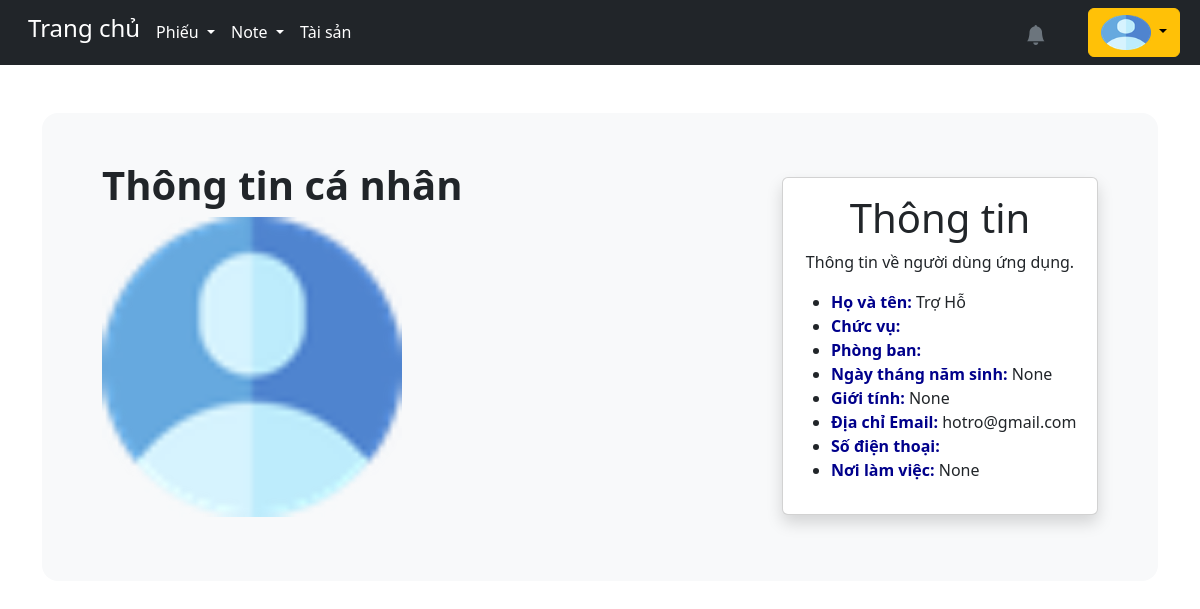
The page /accounts/profile_user/4/ (signed in) on the database as committed earlier.
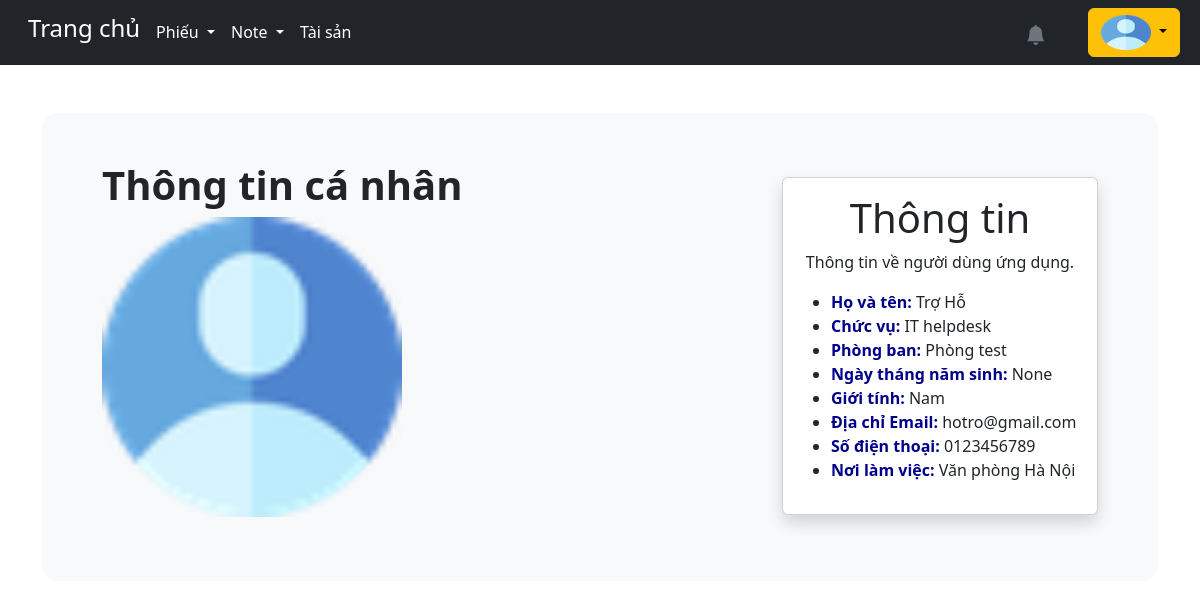
The same page on the database as committed later.
### accounts/models.py (models this page shows, shortened)
class User(AbstractUser):
    is_customer = models.BooleanField(default=False)
    is_engineer = models.BooleanField(default=False)
    email = models.EmailField(unique=False)
    username = models.CharField(max_length=1000, unique=True)
    first_name = models.CharField(max_length=20, default='')
    last_name = models.CharField(max_length=100, default='')
    avatar = ProcessedImageField(upload_to=user_directory_path,
                                 processors=[ResizeToFill(500, 500)],
                                 format='PNG',  # Đổi từ JPEG sang PNG
                                 options={'quality': 90},
                                 default='avatars/avt.jpg',
                                 blank=True,
                                 null=True)
    avatar_small = ImageSpecField(source='avatar',
                                  processors=[ResizeToFill(100, 100)],
                                  format='PNG',
                                  options={'quality': 50})
    avatar_medium = ImageSpecField(source='avatar',
                                   processors=[ResizeToFill(500, 500)],
                                   format='PNG',
                                   options={'quality': 90})
    school = models.CharField(max_length=200, null=True)
    PLACES_CHOICES = (
        ('Ban lãnh đạo','Ban lãnh đạo'),
        ('Phòng mầm non 1', 'Phòng mầm non 1'),
        ('Phòng mầm non 2', 'Phòng mầm non 2'),
        ('Phòng mầm non 3', 'Phòng mầm non 3'),
        ('Phòng tiểu học', 'Phòng tiểu học'),
        ('Phòng hành chính', 'Phòng hành chính'),
        ('Ban kiểm soát', 'Ban kiểm soát'),
        ('Phòng kế toán', 'Phòng kế toán'),
        ('Phòng kinh doanh marketing', 'Phòng kinh doanh marketing'),
        ('Phòng nhân sự', 'Phòng nhân sự'),
        ('Học viện Enspire Láng Hạ','Học viện Enspire Láng Hạ'),
        ('Enspire Hải Phòng', 'Enspire Hải Phòng'),
        ('Phòng công nghệ', 'Phòng công nghệ'),
        ('Phòng R&D mầm non', 'Phòng R&D mầm non'),
    )
    work_place = models.CharField(max_length=50, default='', blank=True, null=True)
    date_of_birth = models.DateField(null=True, blank=True)
    phone_regex = RegexValidator (regex=r'^\+?1?\d{9,15}$', message="Lỗi, hãy nhập lại!")
    phone = models.CharField(validators=[phone_regex], max_length=10, blank=True)
    GENDER_CHOICES = (
        ('Nam', 'Male'),
        ('Nữ', 'Female'),
        ('Khác', 'Other'),
    )
    gender = models.CharField(max_length=4, choices=GENDER_CHOICES, blank=True, null=True)
    title = models.CharField(max_length=1000, default='')

### accounts/views.py (the view)
# urls.py: path('profile_user/<str:user_id>/', views.profile_user, name='profile_user'),
@login_required
def profile_user (request, user_id):
    user = get_object_or_404(User, id=user_id)
    return render(request, 'accounts/profile_user.html', {'user': user})

### templates/accounts/profile_user.html (shortened to what this page needs)
{% extends "base.html" %}
{% load static %}
{% load widget_tweaks %}
{% block content %}
<link href="{% static 'css/lightbox.min.css' %}" rel="stylesheet" />
    <div id="content" style="display:none;">
<div class="container-fluid">
    <div class="row p-5 mb-4 bg-light rounded-4">
        <div class="col-md-8">
            <div class="py-8">
                <h1 class="display-6 fw-bold">Thông tin cá nhân</h1>
            </div>
<div class = 'col-md-6'>
            <p>
		<a href="{% if user.avatar_medium %}{{ user.avatar_medium.url }}{% else %}{% static 'media/avatars/avt.jpg' %}{% endif %}" data-lightbox="profile-image" data-title="{{user.last_name}} {{user.first_name}}">
                <img src="{% if user.avatar_medium %}{{ user.avatar_medium.url }}{% else %}{% static 'media/avatars/avt.jpg' %}{% endif %}" class="profile-image img-fluid" alt="avatar"></a>
	   </p>
</div>
        </div>
        <div class="col-md-4 col-sm-12 order-md-1 order-12">
            <div class="card shadow">
                <div class="card-body">
                    <div class="py-6">
                        <center><h2 class="display-6">Thông tin</h2>
                        <p>Thông tin về người dùng ứng dụng.</p></center>
                        <ul class="icon-list">
                            <li><b><a style="color:darkblue;">Họ và tên:</a></b> {{user.last_name}} {{user.first_name}}</li>
                            <li><b><a style="color:darkblue;">Chức vụ:</a></b> {{user.title}}</li>
                            <li><b><a style="color:darkblue;">Phòng ban:</a></b> {{user.work_place}}</li>
                            <li><b><a style="color:darkblue;">Ngày tháng năm sinh:</a></b> {{user.date_of_birth}}</li>
                            <li><b><a style="color:darkblue;">Giới tính:</a></b> {{user.gender}}</li>
                            <li><b><a style="color:darkblue;">Địa chỉ Email:</a></b> {{user.email}}</li>
                            <li><b><a style="color:darkblue;">Số điện thoại:</a></b> {{user.phone}}</li>
                            <li><b><a style="color:darkblue;">Nơi làm việc:</a></b> {{user.school}}</li>
                        </ul>
                    </div>
                </div>
            </div>
        </div>
    </div>
</div>
{% endblock content %}

### templates/base.html (shortened to what this page needs)
<!DOCTYPE html>
<html lang="vi">
{% load static %}
{% load widget_tweaks %}
<head>
{% load bootstrap_icons %}
<link rel="stylesheet" href="https://cdn.jsdelivr.net/npm/bootstrap-icons@1.2.1/font/bootstrap-icons.css">
<link rel="stylesheet" href="{% static 'bootstrap_icons/css/bootstrap_icons.css' %}">
<link href="https://cdn.jsdelivr.net/npm/bootstrap@5.3.2/dist/css/bootstrap.min.css" rel="stylesheet">
<link rel="stylesheet" type="text/css" href="https://cdnjs.cloudflare.com/ajax/libs/toastr.js/latest/css/toastr.min.css">
</head>
<body>
    <nav class="navbar navbar-expand-lg navbar-dark sticky-top bg-dark">
	<div class=" d-flex align-items-left">
        <div class="container-fluid">
	<div class="d-flex align-items-center">
            <div class="collapse navbar-collapse" id="navbarSupportedContent">
                {% if request.user.is_superuser %}
		&emsp;<strong><h4><a class="nav-link active" aria-current="page" href="/" style="color: white;">Trang chủ</a></h4></strong>
                &emsp;<div class="nav-item dropdown"><a class="nav-link active dropdown-toggle" href="#" id="navbarDropdown" role="button"
                    data-bs-toggle="dropdown" aria-expanded="false" style="color: white;">
                        Phiếu
                    </a>
                    </div>
                {% endif %}
                 &emsp;<div class="nav-item dropdown"><a class="nav-link active dropdown-toggle" href="#" id="navbarDropdown" role="button"
                    data-bs-toggle="dropdown" aria-expanded="false" style="color: white;">
                        Note
                    </a>
                </div>
                 &emsp;<a class="nav-link active" aria-current="page" href="{% url 'view_department' %}" style="color: white;">Tài sản</a>
            </div>
        </div>
</div>
</div>
                <div class="ms-auto d-flex align-items-center" style="margin-right: 15px;">
                    <div id="notification-container">
                        <button class="btn btn-warning position-relative" id="bellIcon" onclick="toggleNotificationDropdown(event)" style="background: none; border: none; color: #6c757d; padding: 8px 12px;">
                            <i class="bi bi-bell-fill fs-5"></i>
                        </button>
                    </div>
                </div>
                    <button type="button" class="btn btn-warning dropdown-toggle text-wrap-button" style='max-width:150px; max-height: 50px; margin-right: 20px;' data-bs-toggle="dropdown" data-bs-display="static" aria-expanded="false">
                            <img src="{% if request.user.avatar %}{{ request.user.avatar.url }}{% else %}{% static 'media/avatars/avt.jpg' %}{% endif %}" class="avatar" alt="avatar">
                        </button>
    </nav>
<div class="container mt-5">
    {% block content %}
    {% endblock content %}
</div>
</body>
</html>

### templates/base.html (style rules this page uses)
html, body { height: 100%; background-image: url('/static/media/pexels-eberhard-grossgasteiger-2310713.jpg'); background-size:cover ; background-position: relative; background-repeat:repeat; height: fit-content; margin-bottom: auto; }
.avatar { max-width: 50px; max-height: 35px; width: 50px; height: 35px; border-radius: 10%; }
#notification-container { display: block; margin-top: 5px; }
#notification-container { position: relative; margin-right: 15px; }
.navbar-collapse { display: flex; justify-content: space-between; align-items: center; }

### templates/accounts/profile_user.html (style rules this page uses)
html, body { height: 100%; width: 100%; margin: 0; padding: 0; overflow: hidden; background-image: url('/static/media/pexels-eberhard-grossgasteiger-2310713.jpg'); background-size: cover; background-position: relative; background-repeat: repeat; height: fit-content; }
.avatar { max-width: 50px; max-height: 35px; width: 50px; height: 35px; border-radius: 10%; }
.profile-image { width: 300px; height: 300px; border-radius: 10%; display: block; }

Rows that differ between the two databases and show on the page:
changed User "Trợ": title (not shown) → "IT helpdesk"; work_place (not shown) → "Phòng test"; gender "None" → "Nam"; phone (not shown) → "0123456789"; school "None" → "Văn phòng Hà Nội"
